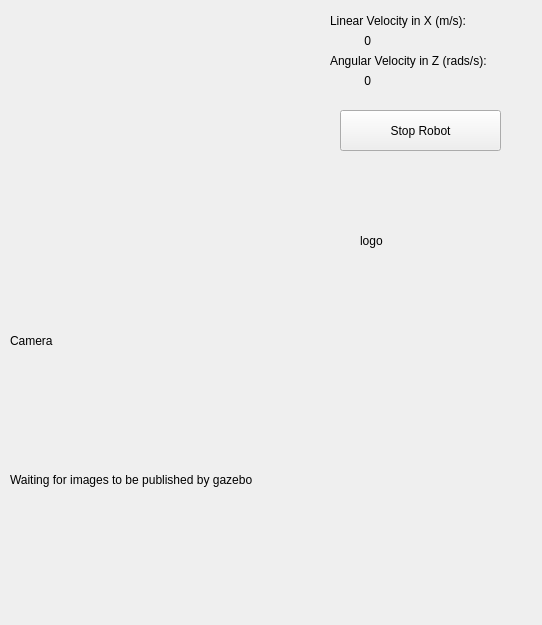
<?xml version="1.0" encoding="UTF-8"?>
<ui version="4.0">
 <class>MainWindow</class>
 <widget class="QWidget" name="MainWindow">
  <property name="geometry">
   <rect>
    <x>0</x>
    <y>0</y>
    <width>542</width>
    <height>625</height>
   </rect>
  </property>
  <property name="minimumSize">
   <size>
    <width>542</width>
    <height>582</height>
   </size>
  </property>
  <property name="maximumSize">
   <size>
    <width>1000</width>
    <height>1000</height>
   </size>
  </property>
  <property name="windowTitle">
   <string>Follow Road</string>
  </property>
  <widget class="QWidget" name="verticalLayoutWidget">
   <property name="geometry">
    <rect>
     <x>10</x>
     <y>10</y>
     <width>311</width>
     <height>311</height>
    </rect>
   </property>
   <layout class="QVBoxLayout" name="teleop_layout">
    <property name="sizeConstraint">
     <enum>QLayout::SetMinimumSize</enum>
    </property>
   </layout>
  </widget>
  <widget class="QLabel" name="rot_label">
   <property name="geometry">
    <rect>
     <x>330</x>
     <y>50</y>
     <width>201</width>
     <height>21</height>
    </rect>
   </property>
   <property name="text">
    <string>Angular Velocity in Z (rads/s):</string>
   </property>
  </widget>
  <widget class="QLabel" name="x_label">
   <property name="geometry">
    <rect>
     <x>330</x>
     <y>10</y>
     <width>181</width>
     <height>21</height>
    </rect>
   </property>
   <property name="text">
    <string>Linear Velocity in X (m/s):</string>
   </property>
  </widget>
  <widget class="QLabel" name="x_value">
   <property name="geometry">
    <rect>
     <x>330</x>
     <y>30</y>
     <width>41</width>
     <height>21</height>
    </rect>
   </property>
   <property name="text">
    <string>0</string>
   </property>
   <property name="alignment">
    <set>Qt::AlignRight|Qt::AlignTrailing|Qt::AlignVCenter</set>
   </property>
  </widget>
  <widget class="QLabel" name="img_logo">
   <property name="geometry">
    <rect>
     <x>360</x>
     <y>180</y>
     <width>121</width>
     <height>121</height>
    </rect>
   </property>
   <property name="text">
    <string>logo</string>
   </property>
  </widget>
  <widget class="QLabel" name="cam_label">
   <property name="geometry">
    <rect>
     <x>10</x>
     <y>330</y>
     <width>111</width>
     <height>21</height>
    </rect>
   </property>
   <property name="text">
    <string>Camera</string>
   </property>
  </widget>
  <widget class="QLabel" name="img_camera">
   <property name="geometry">
    <rect>
     <x>10</x>
     <y>360</y>
     <width>320</width>
     <height>240</height>
    </rect>
   </property>
   <property name="text">
    <string>Waiting for images to be published by gazebo</string>
   </property>
  </widget>
  <widget class="QPushButton" name="stop_button">
   <property name="geometry">
    <rect>
     <x>340</x>
     <y>110</y>
     <width>161</width>
     <height>41</height>
    </rect>
   </property>
   <property name="text">
    <string>Stop Robot</string>
   </property>
   <property name="icon">
    <iconset>
     <normaloff>stop.png</normaloff>stop.png</iconset>
   </property>
  </widget>
  <widget class="QLabel" name="rot_value">
   <property name="geometry">
    <rect>
     <x>330</x>
     <y>70</y>
     <width>41</width>
     <height>21</height>
    </rect>
   </property>
   <property name="text">
    <string>0</string>
   </property>
   <property name="alignment">
    <set>Qt::AlignRight|Qt::AlignTrailing|Qt::AlignVCenter</set>
   </property>
  </widget>
 </widget>
 <resources/>
 <connections/>
</ui>
